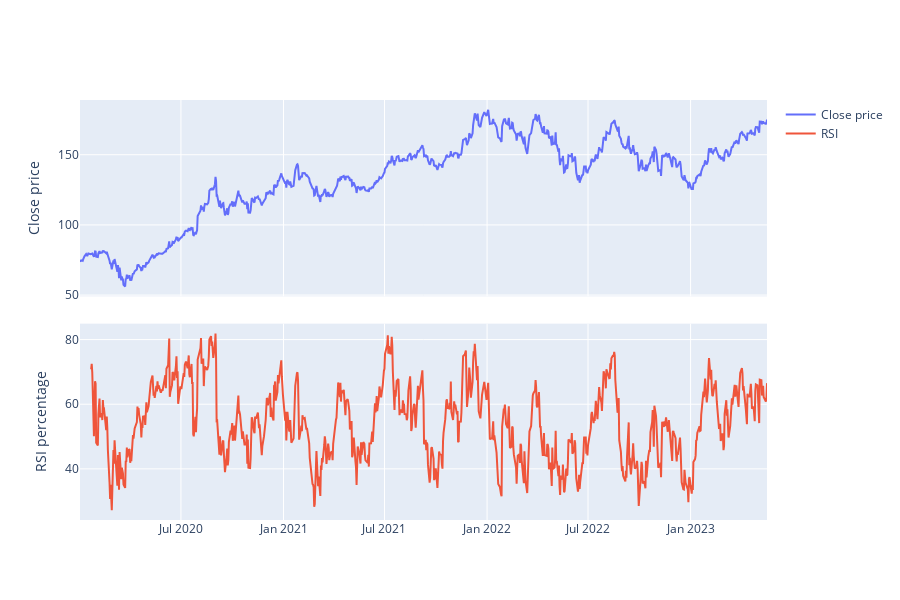

Notebook code cell kept with this figure:
### Code cell
# Instead when selecting RSI as indicator we will plot two different figures (two traces) since the scale is different

from plotly.subplots import make_subplots
import plotly.graph_objects as go

fig = make_subplots(rows=2, cols=1, vertical_spacing=0.065, shared_xaxes=True)

fig.add_trace(
    go.Scatter(x=ind_data.index, y=ind_data['Close'], name = 'Close price'),
    row=1, col=1
)

fig.add_trace(
    go.Scatter(x=ind_data.index, y=ind_data['RSI'], name = 'RSI'),
    row=2, col=1
)

fig['layout']['yaxis']['title']='Close price'
fig['layout']['yaxis2']['title']='RSI percentage'

fig.update_layout(height = 600) 
fig.show()

### Figure 1 — Plotly figure (JSON) as saved in the notebook; plotly's stock layout.template omitted (floating-point values rounded to 4 significant figures; data arrays with more than 128 entries replaced by an {"elided": "..."} marker saying what was removed)
{"data": [{"name": "Close price", "type": "scatter", "x": {"elided": "851 str values"}, "xaxis": "x", "y": {"elided": "851 float values"}, "yaxis": "y"}, {"name": "RSI", "type": "scatter", "x": {"elided": "851 str values"}, "xaxis": "x2", "y": {"elided": "851 float values"}, "yaxis": "y2"}], "layout": {"height": 600, "xaxis": {"anchor": "y", "domain": [0, 1], "matches": "x2", "showticklabels": false}, "xaxis2": {"anchor": "y2", "domain": [0, 1]}, "yaxis": {"anchor": "x", "domain": [0.5325, 1], "title": {"text": "Close price"}}, "yaxis2": {"anchor": "x2", "domain": [0, 0.4675], "title": {"text": "RSI percentage"}}}}
